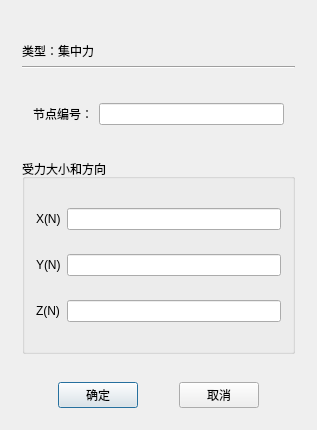
<?xml version="1.0" encoding="UTF-8"?>
<ui version="4.0">
 <class>ConcentrateForceClass</class>
 <widget class="QDialog" name="ConcentrateForceClass">
  <property name="geometry">
   <rect>
    <x>0</x>
    <y>0</y>
    <width>317</width>
    <height>430</height>
   </rect>
  </property>
  <property name="windowTitle">
   <string>集中力</string>
  </property>
  <layout class="QVBoxLayout" name="verticalLayout">
   <item>
    <widget class="QWidget" name="widget" native="true">
     <layout class="QVBoxLayout" name="verticalLayout_2" stretch="0,0,2,2,5">
      <item>
       <widget class="QLabel" name="label_name">
        <property name="text">
         <string/>
        </property>
       </widget>
      </item>
      <item>
       <widget class="QLabel" name="label_type">
        <property name="text">
         <string>类型：集中力</string>
        </property>
       </widget>
      </item>
      <item>
       <widget class="Line" name="line">
        <property name="orientation">
         <enum>Qt::Horizontal</enum>
        </property>
       </widget>
      </item>
      <item>
       <widget class="QWidget" name="widget_2" native="true">
        <property name="maximumSize">
         <size>
          <width>16777215</width>
          <height>16777215</height>
         </size>
        </property>
        <layout class="QHBoxLayout" name="horizontalLayout">
         <item>
          <widget class="QLabel" name="label">
           <property name="text">
            <string>节点编号：</string>
           </property>
          </widget>
         </item>
         <item>
          <widget class="QLineEdit" name="lineEdit"/>
         </item>
        </layout>
       </widget>
      </item>
      <item>
       <widget class="QGroupBox" name="groupBox">
        <property name="title">
         <string>受力大小和方向</string>
        </property>
        <layout class="QGridLayout" name="gridLayout">
         <item row="1" column="0">
          <widget class="QLabel" name="label_3">
           <property name="text">
            <string>Y(N)</string>
           </property>
          </widget>
         </item>
         <item row="2" column="0">
          <widget class="QLabel" name="label_4">
           <property name="text">
            <string>Z(N)</string>
           </property>
          </widget>
         </item>
         <item row="0" column="0">
          <widget class="QLabel" name="label_2">
           <property name="text">
            <string>X(N)</string>
           </property>
          </widget>
         </item>
         <item row="1" column="1">
          <widget class="QLineEdit" name="line_y"/>
         </item>
         <item row="2" column="1">
          <widget class="QLineEdit" name="line_z"/>
         </item>
         <item row="0" column="1">
          <widget class="QLineEdit" name="line_x"/>
         </item>
        </layout>
       </widget>
      </item>
     </layout>
    </widget>
   </item>
   <item>
    <widget class="QWidget" name="widget_7" native="true">
     <layout class="QHBoxLayout" name="horizontalLayout_5">
      <item>
       <spacer name="horizontalSpacer">
        <property name="orientation">
         <enum>Qt::Horizontal</enum>
        </property>
        <property name="sizeHint" stdset="0">
         <size>
          <width>40</width>
          <height>20</height>
         </size>
        </property>
       </spacer>
      </item>
      <item>
       <widget class="QPushButton" name="btn_ok">
        <property name="text">
         <string>确定</string>
        </property>
       </widget>
      </item>
      <item>
       <spacer name="horizontalSpacer_3">
        <property name="orientation">
         <enum>Qt::Horizontal</enum>
        </property>
        <property name="sizeHint" stdset="0">
         <size>
          <width>40</width>
          <height>20</height>
         </size>
        </property>
       </spacer>
      </item>
      <item>
       <widget class="QPushButton" name="btn_cancle">
        <property name="text">
         <string>取消</string>
        </property>
       </widget>
      </item>
      <item>
       <spacer name="horizontalSpacer_2">
        <property name="orientation">
         <enum>Qt::Horizontal</enum>
        </property>
        <property name="sizeHint" stdset="0">
         <size>
          <width>40</width>
          <height>20</height>
         </size>
        </property>
       </spacer>
      </item>
     </layout>
    </widget>
   </item>
  </layout>
 </widget>
 <layoutdefault spacing="6" margin="11"/>
 <resources/>
 <connections/>
</ui>
